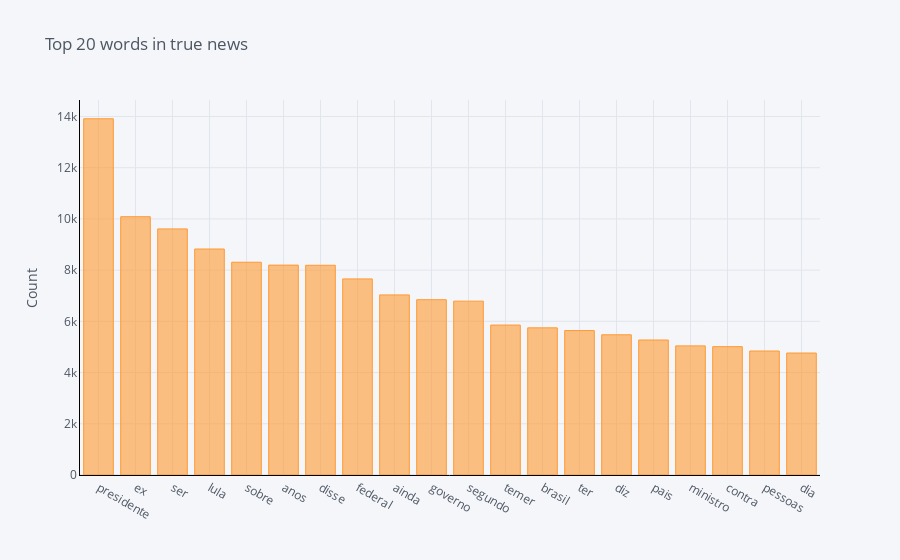

Write notebook code for a chart like this one.
### Code cell
common_words_true = get_top_n_words(
    df.loc[df["label"] == "true"]["preprocessed_news"], 20
)
dfct = pd.DataFrame(common_words_true, columns=["preprocessed_news", "count"])
dfct.groupby("preprocessed_news").sum()["count"].sort_values(ascending=False).iplot(
    kind="bar", yTitle="Count", linecolor="black", title="Top 20 words in true news"
)

### Figure 1 — Plotly figure (JSON) as saved in the notebook; plotly's stock layout.template omitted (floating-point values rounded to 4 significant figures)
{"data": [{"marker": {"color": "rgba(255, 153, 51, 0.6)", "line": {"color": "rgba(255, 153, 51, 1.0)", "width": 1}}, "name": "count", "orientation": "v", "text": "", "type": "bar", "x": ["presidente", "ex", "ser", "lula", "sobre", "anos", "disse", "federal", "ainda", "governo", "segundo", "temer", "brasil", "ter", "diz", "pais", "ministro", "contra", "pessoas", "dia"], "y": [13911, 10086, 9610, 8825, 8308, 8196, 8189, 7657, 7032, 6845, 6789, 5855, 5746, 5640, 5475, 5271, 5042, 5012, 4842, 4763]}], "layout": {"legend": {"bgcolor": "#F5F6F9", "font": {"color": "#4D5663"}}, "paper_bgcolor": "#F5F6F9", "plot_bgcolor": "#F5F6F9", "title": {"font": {"color": "#4D5663"}, "text": "Top 20 words in true news"}, "xaxis": {"gridcolor": "#E1E5ED", "linecolor": "black", "showgrid": true, "tickfont": {"color": "#4D5663"}, "title": {"font": {"color": "#4D5663"}, "text": ""}, "zerolinecolor": "#E1E5ED"}, "yaxis": {"gridcolor": "#E1E5ED", "linecolor": "black", "showgrid": true, "tickfont": {"color": "#4D5663"}, "title": {"font": {"color": "#4D5663"}, "text": "Count"}, "zerolinecolor": "#E1E5ED"}}}
